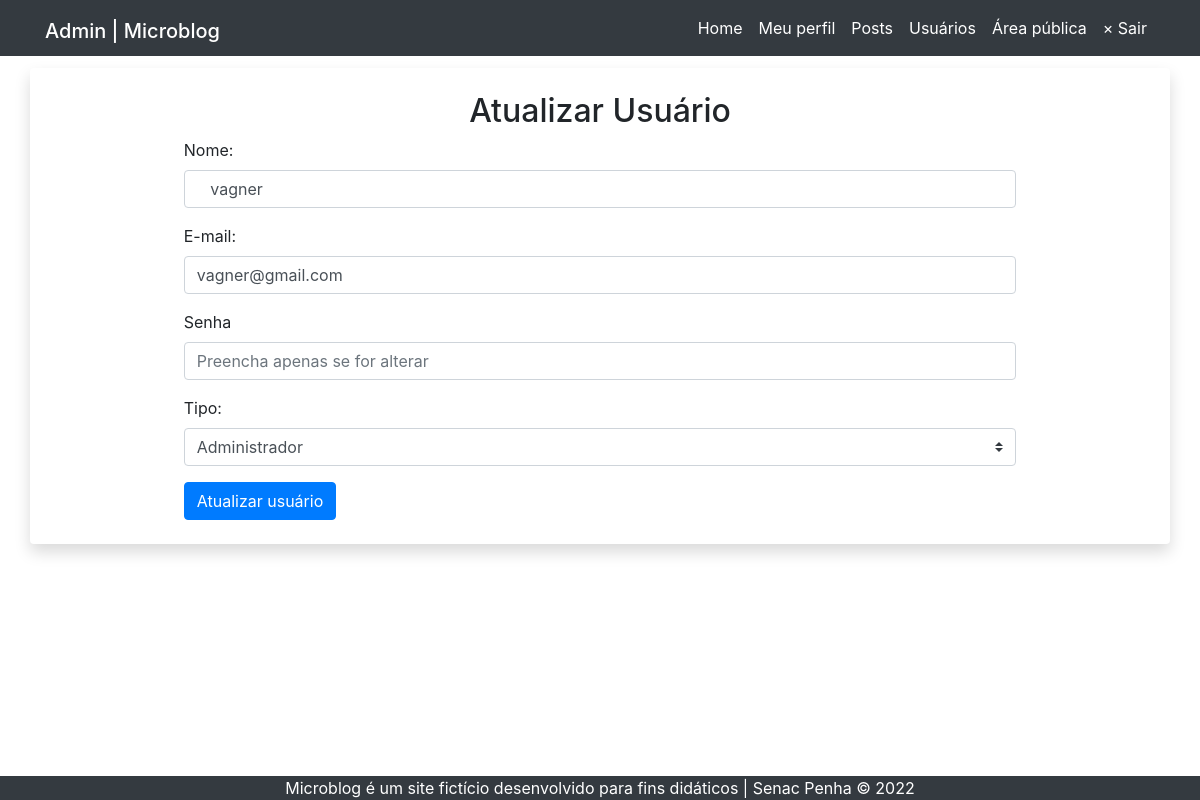
Page /admin/usuario-atualiza.php?id=1 (signed in) on the committed database.
### tables this page shows
CREATE TABLE `usuarios` (
  `id` smallint(6) NOT NULL,
  `nome` varchar(45) NOT NULL,
  `email` varchar(40) NOT NULL,
  `senha` varchar(255) NOT NULL,
  `tipo` enum('admin','editor') NOT NULL
);

### inc/funcoes-usuarios.php (called while the page is built, shortened)
<?php
function lerUmUsuario(mysqli $conexao, int $id) {
    $sql = "SELECT id, nome, email, tipo, senha FROM usuarios
    WHERE id = $id";
    $resultado = mysqli_query($conexao, $sql) or die(mysqli_error($conexao));
    return mysqli_fetch_assoc($resultado);
}

### admin/usuario-atualiza.php (the view, shortened to what this page needs)
<?php
require "../inc/funcoes-usuarios.php";
require "../inc/cabecalho-admin.php";
$id = filter_input(INPUT_GET, 'id', FILTER_SANITIZE_NUMBER_INT);
$usuario = lerUmUsuario( $conexao, $id );
?>
<div class="row">
  <article class="col-12 bg-white rounded shadow my-1 py-4">
    <h2 class="text-center">Atualizar Usuário</h2>
    <form class="mx-auto w-75" action="" method="post" id="form-atualizar" name="form-atualizar">
      <div class="form-group">
        <label for="nome">Nome:</label>
        <input value="<?=$usuario['nome']?>" class="form-control" required type="text" id="nome" name="nome">
      </div>
      <div class="form-group">
        <label for="email">E-mail:</label>
        <input value="<?=$usuario['email']?>" class="form-control" required type="email" id="email" name="email">
      </div>
      <div class="form-group">
        <label for="nova-senha">Senha</label>
        <input class="form-control" type="password" id="senha" name="senha" placeholder="Preencha apenas se for alterar">
      </div>
      <div class="form-group">
        <label for="tipo">Tipo:</label>
        <select class="custom-select" name="tipo" id="tipo" required>
          <option
          <?php if( $usuario ['tipo'] == 'admin') echo " selected " ?>
          value="admin">Administrador</option>
        </select>
      </div>
      <button class="btn btn-primary" name="atualizar">Atualizar usuário</button>
    </form>
  </article>
</div>
<?php
require "../inc/rodape-admin.php";
?>

### css/style.css (style rules this page uses)
body { display: flex; min-height: 100vh; flex-direction: column; background-image: url(../imagens/textura.png); background-attachment: fixed; }

### rows in the picture
usuarios: nome "vagner", email "vagner@gmail.com", tipo "Administrador"
